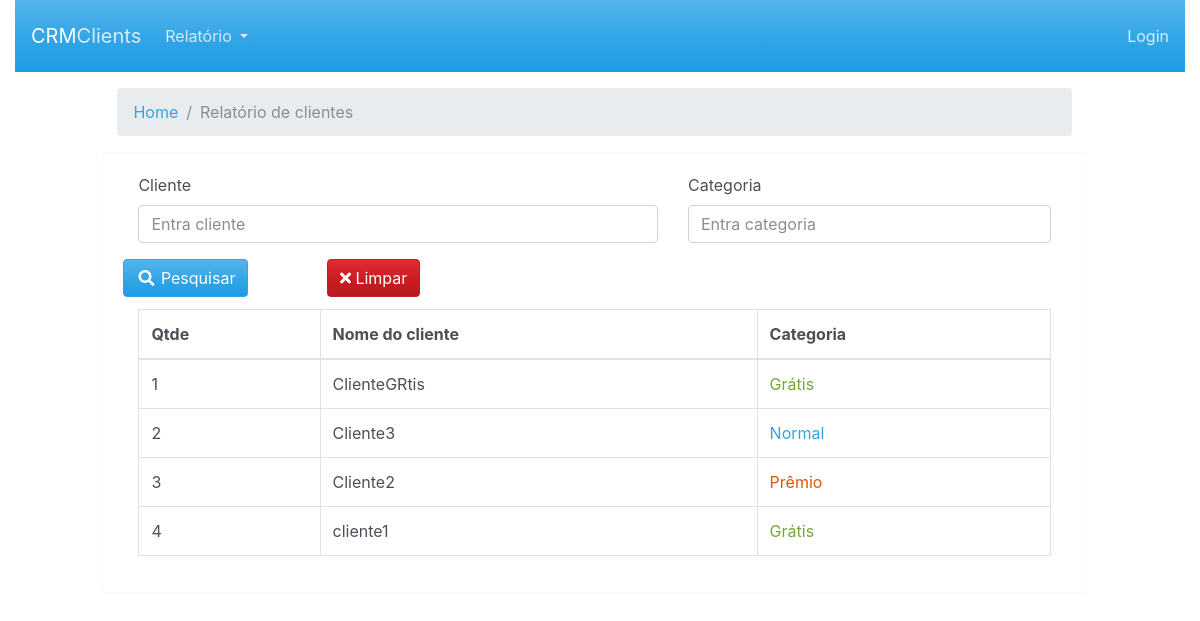
The app's page /views/visualizar/cliente.blade.php with its own data.
### tables this page shows
CREATE TABLE `cliente` (
  `idCliente` int(11) NOT NULL,
  `Nome` varchar(45) NOT NULL,
  `Cliente_idCategoria` int(11) NOT NULL,
  `Status` tinyint(4) NOT NULL DEFAULT 1
);

CREATE TABLE `categoria` (
  `idCategoria` int(11) NOT NULL,
  `NomeCategoria` varchar(45) NOT NULL,
  `Status` tinyint(4) NOT NULL DEFAULT 1
);

### include/Database.php (called while the page is built, shortened)
<?php
class Database{
    protected $pdo;
    public function __construct(\PDO $pdo)
    {
        $this->pdo = $pdo;
        $this->pdo->setAttribute(\PDO::ATTR_ERRMODE, \PDO::ERRMODE_EXCEPTION);
    }
    public function getAllRecords($tableName, $fields='*', $cond='', $orderBy='', $limit='')
    {
        $stmt = $this->pdo->prepare("SELECT $fields FROM $tableName WHERE 1 ".$cond." ".$orderBy." ".$limit);
        $stmt->execute();
        $rows = $stmt->fetchAll(PDO::FETCH_ASSOC);
        return $rows;
    }
    public function getAllRecords2($tableName, $fields='*', $cond='', $orderBy='', $limit='')
    {
        $stmt = $this->pdo->prepare("SELECT $fields FROM $tableName WHERE ".$cond." ".$orderBy." ".$limit);
        $stmt->execute();
        $rows = $stmt->fetchAll(PDO::FETCH_ASSOC);
        return $rows;
    }
}
?>

### BD/config.php (called while the page is built, shortened)
<?php
include_once('../../include/Database.php');
$dsn	= 	"mysql:dbname=".SS_DB_NAME.";host=".SS_DB_HOST."";
$pdo	=	"";
try {
	$pdo = new PDO($dsn, SS_DB_USER, SS_DB_PASSWORD);
}catch (PDOException $e) {
	echo "Connection failed: " . $e->getMessage();
}
$db 	=	new Database($pdo);
?>

### views/visualizar/cliente.blade.php (the view, shortened to what this page needs)
<?php
include_once('../../BD/config.php');
$condition	=	'';
$condition	.=	' AND Status = 1 ';
$userData	=	$db->getAllRecords('cliente','*',$condition,'ORDER BY idCliente DESC');
?>
<!doctype html>
<html lang="pt-br">
  <?php include_once('../headers/head.blade.php'); ?>
  <body>
    <div class="container-fluid">
      <?php include_once('../headers/navbar.blade.php'); ?>
      <div class="row flex-xl-nowrap">
        <main class="col-12 col-md-12 col-xl-12 py-md-3 pl-md-1 bd-content" role="main">
            <div class="col align-self-center col-sm-10  offset-md-1">
                <nav aria-label="breadcrumb">
                  <ol class="breadcrumb">
                    <li class="breadcrumb-item"><a href="../home/inicio.blade.php">Home</a></li>
                    <li class="breadcrumb-item active" aria-current="page">Relatório de clientes</li>
                  </ol>
                </nav>
              </div>
          <div class="card border-light align-self-center col-sm-10  offset-md-1">
            <div class="card-body">
              <div class="card-title">
                <form method="get">
                  <div class="row">
                    <div class="form-group col-sm-7">
                      <label for="Nome">Cliente</label>
                      <input type="text" name="Nome" id="Nome" class="form-control" value="<?php echo isset($_REQUEST['Nome'])?$_REQUEST['Nome']:''?>" placeholder="Entra cliente">
                    </div>
                    <div class="form-group col-sm-5">
                      <label for="NomeCategoria">Categoria</label>
                      <input type="text" name="NomeCategoria" id="NomeCategoria" class="form-control" value="<?php echo isset($_REQUEST['NomeCategoria'])?$_REQUEST['NomeCategoria']:''?>" placeholder="Entra categoria">
                    </div>
                  </div>
                  <div class="row">
                    <button type="submit" name="submit" value="search" id="submit" class="btn btn-primary"><i class="fa fa-fw fa-search"></i> Pesquisar</button>
                    <a href="<?php echo $_SERVER['PHP_SELF'];?>" class="btn btn-danger offset-md-1"><i class="fa fa-times"></i> Limpar</a>
                  </div>
                </form>
              </div>
              <table class="table table-bordered">
                <thead>
                  <tr>
                    <th scope="col">Qtde</th>
                    <th scope="col">Nome do cliente</th>
                    <th scope="col">Categoria</th>
                  </tr>
                </thead>
                <tbody>
                  <?php
                  if(count($userData)>0){
                    $s	=	'';
                    foreach($userData as $val){
                    $userdataCateg	=	$db->getAllRecords2('categoria',' idCategoria, NomeCategoria ','idCategoria ='.$val['Cliente_idCategoria'].' ');
                    foreach($userdataCateg as $val2){}
                      $s++;
                  ?>
                  <tr>
                    <td><?php echo $s;?></td>
                    <td><?php echo $val['Nome'];?></td>
                    <?php
                      if($val2['NomeCategoria']=="Prêmio"){
                        $CorTexto="text-warning";
                      }elseif($val2['NomeCategoria']=="Grátis"){
                        $CorTexto="text-success";
                      }elseif($val2['NomeCategoria']=="Normal"){
                        $CorTexto="text-primary";
                      }else{
                        $CorTexto="text-dark";
                      }
                    ?>
                    <td class="<?php echo $CorTexto; ?>"><?php echo $val2['NomeCategoria'];?></td>
                  </tr>
                  <?php
                    }
                  }else{
                  ?>
                  <tr><td colspan="3" align="center">No Record(s) Found!</td></tr>
                  <?php
                  }
                  ?>
                </tbody>
              </table>
            </div>
          </div>
        </main>
      </div>
    </div>
  </body>
</html>

### views/headers/head.blade.php (shortened to what this page needs)
<head>
    <link rel="stylesheet" href="https://maxcdn.bootstrapcdn.com/font-awesome/4.7.0/css/font-awesome.min.css">
    <link rel="stylesheet" href="https://stackpath.bootstrapcdn.com/bootswatch/4.5.0/cerulean/bootstrap.min.css">
    <link rel="stylesheet" href="https://use.fontawesome.com/releases/v5.13.0/css/all.css">
    <link href="../scss/style.scss" rel="stylesheet">
  </head>

### views/headers/navbar.blade.php (shortened to what this page needs)
<nav class="navbar navbar-expand-lg navbar-dark bg-primary">
  <a class="navbar-brand" href="../home/inicio.blade.php">CRM<span class="navbar-text">Clients</span></a>
  <div class="collapse navbar-collapse" id="navbarSupportedContent">
    <ul class="navbar-nav mr-auto">
      <li class="nav-item dropdown">
          <a class="nav-link dropdown-toggle" href="#" id="navbarDropdown" role="button" data-toggle="dropdown" aria-haspopup="true" aria-expanded="false">
            Relatório
          </a>
        </li>
    </ul>
    <div class="row justify-content-md-right">
      <?php
        if( !empty($_SESSION['Login']) ){
      ?>
      <div class="btn-group">
        <button type="button" class="btn btn-primary dropdown-toggle" data-toggle="dropdown" aria-haspopup="true" aria-expanded="false">
          <?php echo $_SESSION['Login']; ?>
        </button>
        <div class="dropdown-menu dropdown-menu-right">
          <a class="dropdown-item" href="../sessao/sair.php" type="button">Deslogar</a>
          <?php
            if( $_SESSION['Perfil']=="Operador" ){
          ?>
          <?php
            }
          ?>
        </div>
      </div>
      <?php
        }else{
      ?>
      <a class="col-1 navbar-text" href="../sessao/login.blade.php">Login</a>
      <?php
        }
      ?>
    </div>
</nav>

### records on screen
cliente: Nome "ClienteGRtis", Cliente_idCategoria.NomeCategoria "Grátis"
cliente: Nome "Cliente3", Cliente_idCategoria.NomeCategoria "Normal"
cliente: Nome "Cliente2", Cliente_idCategoria.NomeCategoria "Prêmio"
cliente: Nome "cliente1", Cliente_idCategoria.NomeCategoria "Grátis"
